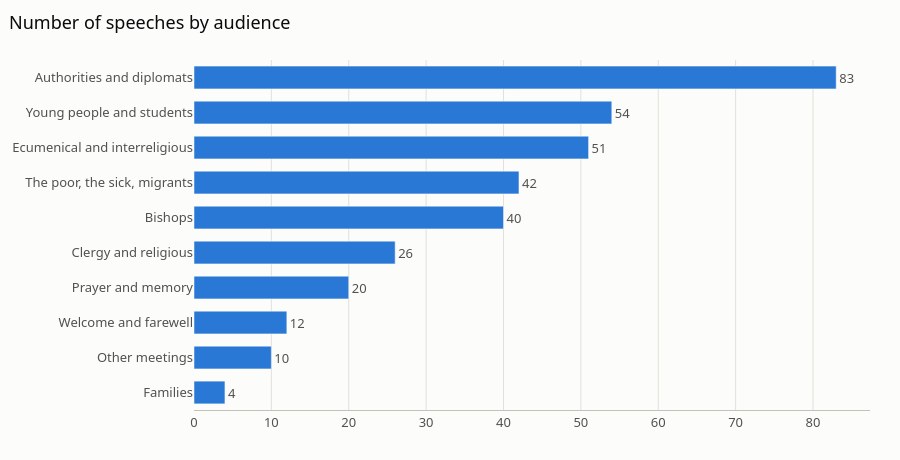

Notebook code for this chart:
### Markdown cell above
### Who does he speak to?

The audience is deduced from the title. For example "Meeting with the Authorities, Civil Society and the Diplomatic Corps" goes into "Authorities and diplomats".

### Code cell
audiences = df["public"].value_counts().sort_values()

fig = go.Figure(go.Bar(x=audiences.values, y=audiences.index, orientation="h", marker_color=g.COULEURS[0],
                       text=audiences.values, textposition="outside", cliponaxis=False,
                       hovertemplate="%{y}: %{x} speeches<extra></extra>"))
fig.update_xaxes(showgrid=True)
g.titre(fig, "Number of speeches by audience", hauteur=460)
fig.show()

### Figure 1 — Plotly figure (JSON) as saved in the notebook; plotly's stock layout.template omitted (floating-point values rounded to 4 significant figures)
{"data": [{"cliponaxis": false, "hovertemplate": "%{y}: %{x} speeches<extra></extra>", "marker": {"color": "#2a78d6"}, "orientation": "h", "text": [4.0, 10.0, 12.0, 20.0, 26.0, 40.0, 42.0, 51.0, 54.0, 83.0], "textposition": "outside", "type": "bar", "x": [4, 10, 12, 20, 26, 40, 42, 51, 54, 83], "y": ["Families", "Other meetings", "Welcome and farewell", "Prayer and memory", "Clergy and religious", "Bishops", "The poor, the sick, migrants", "Ecumenical and interreligious", "Young people and students", "Authorities and diplomats"]}], "layout": {"height": 460, "legend": {"title": {"text": ""}}, "margin": {"t": 60}, "title": {"subtitle": {"font": {"color": "#898781", "size": 13}, "text": ""}, "text": "Number of speeches by audience"}, "xaxis": {"showgrid": true}}}
